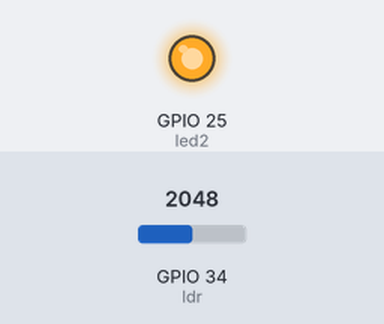
The sketch below on a simulated ESP32. Parts: output pins drawn as LEDs (lit = HIGH). The inputs (shaded band) are chosen by the test bench; at power-on: GPIO 34 (ldr) = 2048.

Above: at 1.2 s.
1.3 s: GPIO 34 (ldr) set to 491
At 2.3 s:
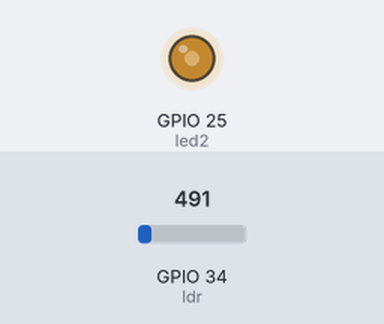
2.8 s: GPIO 34 (ldr) set to 0
At 3.4 s:
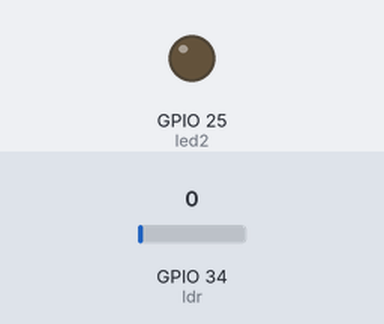
4.3 s: GPIO 34 (ldr) set to 1228
At 4.6 s:
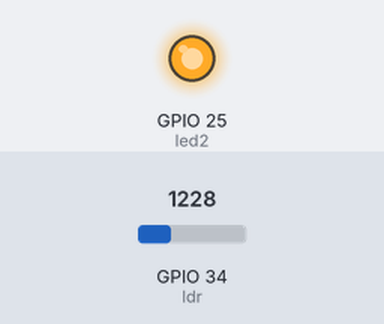
Timing chart, 0 to 7.3 s (numbered marks = the images above; inputs shaded):
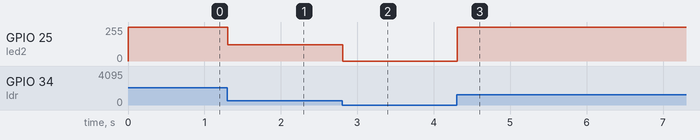

Measured:
- after the input at 1.3 s, GPIO 25 (led2): 255/255 → 122/255 at once
- after the input at 2.8 s, GPIO 25 (led2): 122/255 → 0/255 at once
- after the input at 4.3 s, GPIO 25 (led2): 0/255 → 255/255 at once

The sketch:

lab2_3.ino
```cpp
int res = 8;
int ch = 0;
int freq = 1000;
#define ldr 34
#define led2 25
void setup()
{
    Serial.begin(115200);
    pinMode(ldr, INPUT);
    pinMode(led2, OUTPUT);
}
void loop()
{
    int reading=analogRead(ldr);
    int bright=reading/4;
    //map(analogRead(ldr), 2000, 300, 255, 0)
    dacWrite(led2,bright);
    vTaskDelay(10 / portTICK_PERIOD_MS);
}
```
